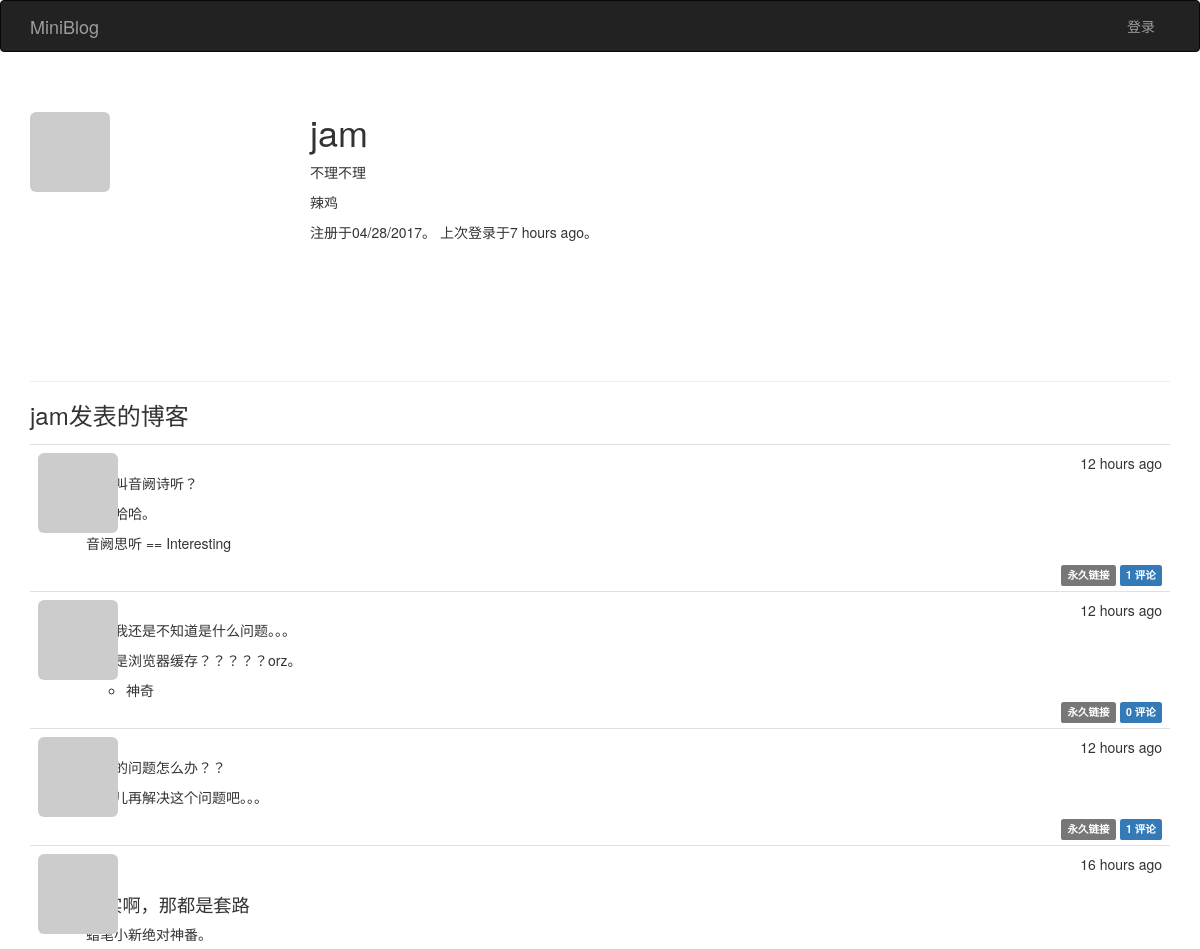
Page /user/jam (upper part) on the earlier database version.
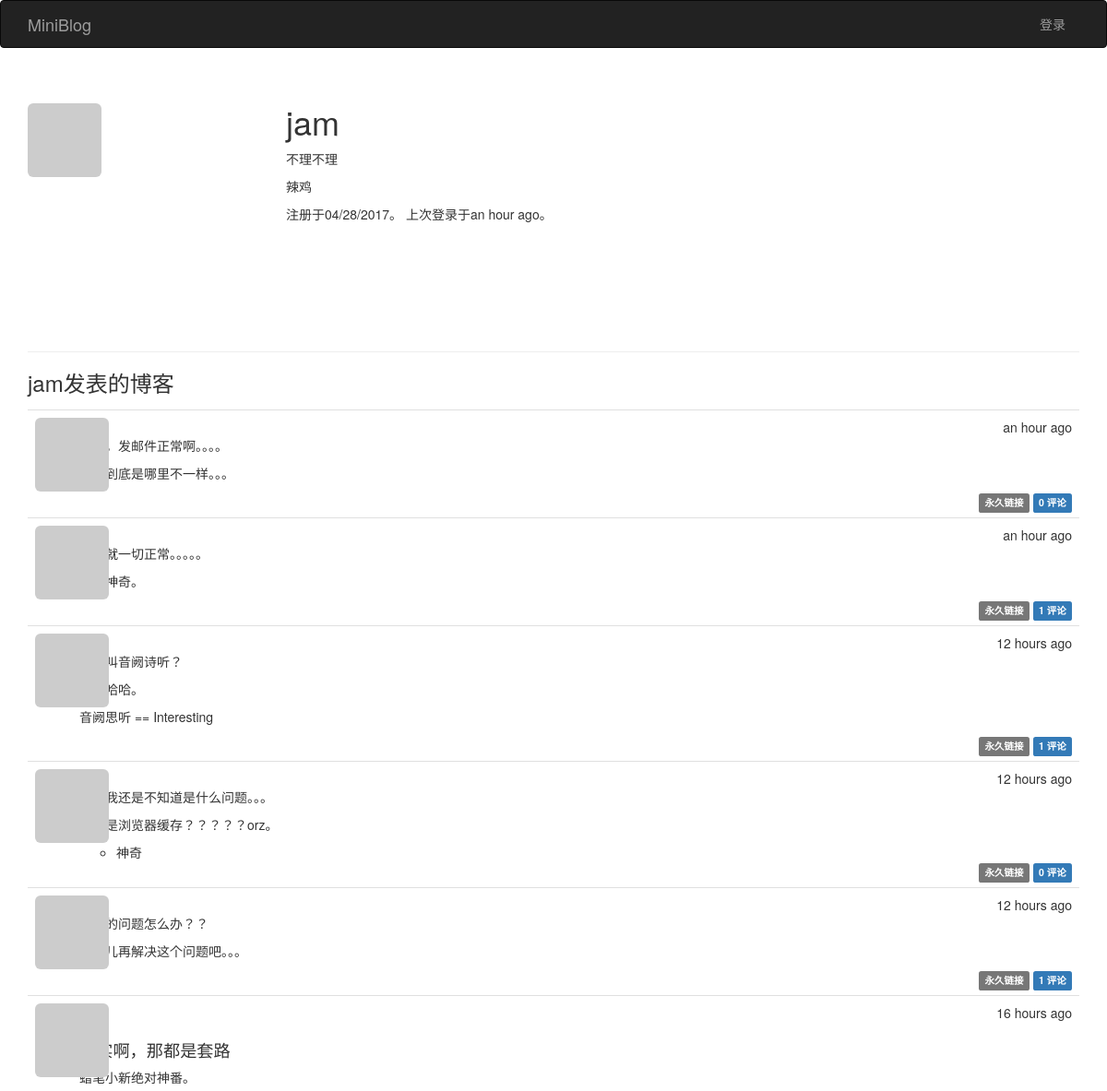
Same page on the later database version.
### app/models.py (models this page shows, shortened)
class User(UserMixin, db.Model):
    __tablename__ = 'users'
    id = db.Column(db.Integer, primary_key=True)
    role_id = db.Column(db.Integer, db.ForeignKey('roles.id'))
    posts = db.relationship('Post', backref='author', lazy='dynamic')
    comments = db.relationship('Comment', backref='author', lazy='dynamic')
    username = db.Column(db.String(64), unique=True, index=True)
    email = db.Column(db.String(64), unique=True, index=True)
    password_hash = db.Column(db.String(128))
    confirmed = db.Column(db.Boolean, default=False)
    name = db.Column(db.String(64))
    about_me = db.Column(db.Text())
    location = db.Column(db.String(64))
    member_since = db.Column(db.DateTime(), default=datetime.utcnow)
    last_seen = db.Column(db.DateTime(), default=datetime.utcnow)
    avatar_hash = db.Column(db.String(32))
    def gravatar(self, size=100, default='identicon', rating='g'):
        if request.is_secure:
            url = 'https://0.gravatar.com/avatar'
        else:
            url = 'http://0.gravatar.com/avatar'
        hash = self.avatar_hash or hashlib.md5(
            self.email.encode('utf-8')).hexdigest()
        return '{url}/{hash}?s={size}&d={default}&r={rating}'.format(
            url=url, hash=hash, size=size, default=default, rating=rating)
    @property
    def password(self):
        raise AttributeError('password is not a readable attribute')

class Post(db.Model):
    __tablename__ = 'posts'
    id = db.Column(db.Integer, primary_key=True)
    author_id = db.Column(db.Integer, db.ForeignKey('users.id'))
    comments = db.relationship('Comment', backref='post', lazy='dynamic')
    body = db.Column(db.Text)
    timestamp = db.Column(db.DateTime, index=True, default=datetime.utcnow)
    body_html = db.Column(db.Text)

### app/main/views.py (the view)
@main.route('/user/<username>')
def user(username):
    user = User.query.filter_by(username=username).first()
    if not user:
        abort(404)
    posts = user.posts.order_by(Post.timestamp.desc()).all()
    return render_template('user.html', user=user, posts=posts)

### app/auth/views.py (called while the page is built)
@auth.before_app_request
def before_request():
    if current_user.is_authenticated:
        current_user.ping()
        if not current_user.confirmed and request.endpoint[:
                                                           5] != 'auth.' and request.endpoint != 'static':
            return redirect(url_for('auth.unconfirmed'))

### app/main/__init__.py (called while the page is built)
@main.app_context_processor
def inject_permissions():
    return dict(Permission=Permission)

### app/models.py (called while the page is built)
    def is_administrator(self):
        return False

### app/templates/user.html (shortened to what this page needs)
{% extends "base.html" %}
{% block page_content %}
  <div class="page-header">
    <img class="img-rounded profile-thumbnail" src="{{ user.gravatar(size=256) }}">
    <div class="profile-header">
      <h1>{{ user.username }}</h1>
      {% if user.name or user.location %}
	<p>
	  {% if user.name %}
	    {{ user.name }}
	  {% endif %}
	</p>
      {% endif %}
      {% if user.about_me %}
	<p>
	  {{ user.about_me }}
	</p>
      {% endif %}
      <p>
	注册于{{ moment(user.member_since).format('L') }}。
	上次登录于{{ moment(user.last_seen).fromNow() }}。
      </p>
    </div>
  </div>
  <h3>{{ user.username }}发表的博客</h3>
  {% include '_posts.html' %}
{% endblock page_content %}

### app/templates/base.html (shortened to what this page needs)
{% extends "bootstrap/base.html" %}
{% block head %}
  {{ super() }}
  <link rel="stylesheet" type="text/css" href="{{ url_for('static', filename='style.css') }}">
{% endblock head %}
{% block navbar %}
  <div class="navbar navbar-inverse" role="navigation">
    <div class="container">
      <div class="navbar-header">
        <a class="navbar-brand" href="/">MiniBlog</a>
      </div>
      <div class="navbar-collapse collapse">
	<ul class="nav navbar-nav navbar-right">
	  {% if current_user.is_authenticated %}
	    <li><a href="{{ url_for('main.user', username=current_user.username) }}">账户</a></li>
	  <li><a href="{{ url_for('auth.logout') }}">登出</a></li>
	{% else %}
	  <li><a href="{{ url_for('auth.login') }}">登录</a></li>
	{% endif %}
	</ul>
      </div>
    </div>
  </div>
{% endblock %}
{% block content %}
  <div class="container">
    {% block page_content %}
    {% endblock page_content %}
  </div>
{% endblock %}

### app/templates/_posts.html (shortened to what this page needs)
<ul class="posts">
  {% for post in posts %}
  <li class="post">
    <div class="post-thumbnail">
      <a href="{{ url_for('.user', username=post.author.username) }}">
	<img class="img-rounded profile-thumbnail" alt="" src="{{ post.author.gravatar(size=40) }}"/>
      </a>
    </div>
    <div class="post-date">
      {{ moment(post.timestamp).fromNow() }}
    </div>
    <div class="post-author">
      <a href="{{ url_for('.user', username=post.author.username) }}">
      </a>
    </div>
    <div class="post-content">
      {% if post.body_html %}
	{{ post.body_html | safe }}
      {% else %}
	{{ post.body }}
      {% endif %}
      <div class="post-footer">
	<a href="{{ url_for('.post', id=post.id) }}"><span class="label label-default">永久链接</span></a>
	<a href="{{ url_for('.post', id=post.id) }}#comments">
	  <span class="label label-primary">
	    {{ post.comments.count() }} 评论
	  </span>
	</a>
      </div>
    </div>
  </li>
  {% endfor %}
</ul>

### app/static/style.css (style rules this page uses)
.profile-thumbnail { position: absolute; }
.profile-header { min-height: 260px; margin-left: 280px; }
ul.posts { list-style-type: none; padding: 0px; margin: 16px 0px 0px 0px; border-top: 1px solid #e0e0e0; }
ul.posts li.post { padding: 8px; border-bottom: 1px solid #e0e0e0; }
div.post-date { float: right; }
div.post-author { font-weight: bold; margin-left: 48px; }
div.post-thumbnail { position: absolute; }
div.post-content { margin-left: 48px; min-height: 48px; }
div.post-footer { text-align: right; }
.post-content h2 { font-size: 130%; }

Differences in the rows shown:
changed User "jam": last_seen "7 hours ago" → "an hour ago"
added Post: timestamp "an hour ago", body_html "卧槽，发邮件正常啊。。。。 所以到底是哪里不一样。。。", comments.count "0"
added Post: timestamp "an hour ago", body_html "这里就一切正常。。。。。 真是神奇。", comments.count "1"
